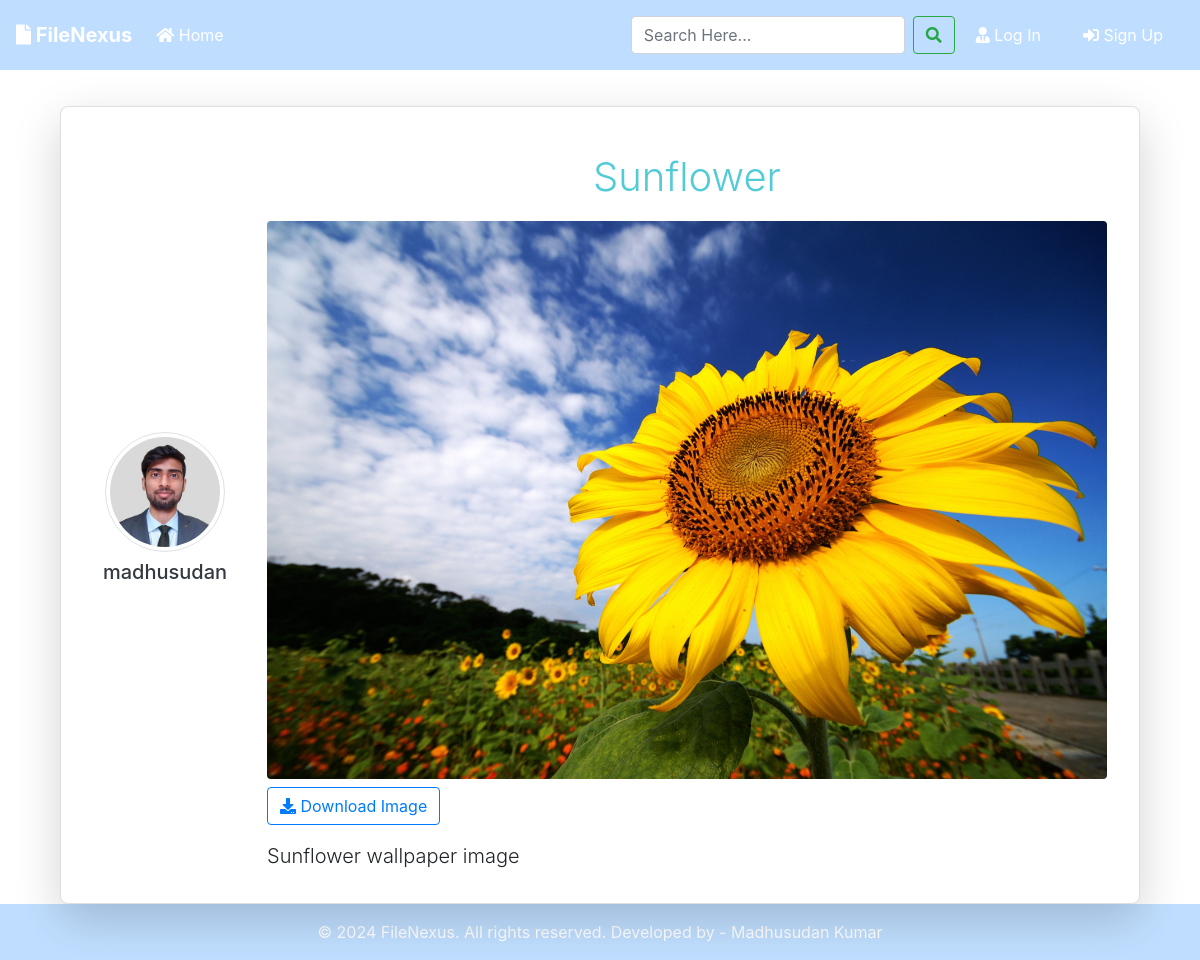
The page /post/9/ on the database as committed earlier.
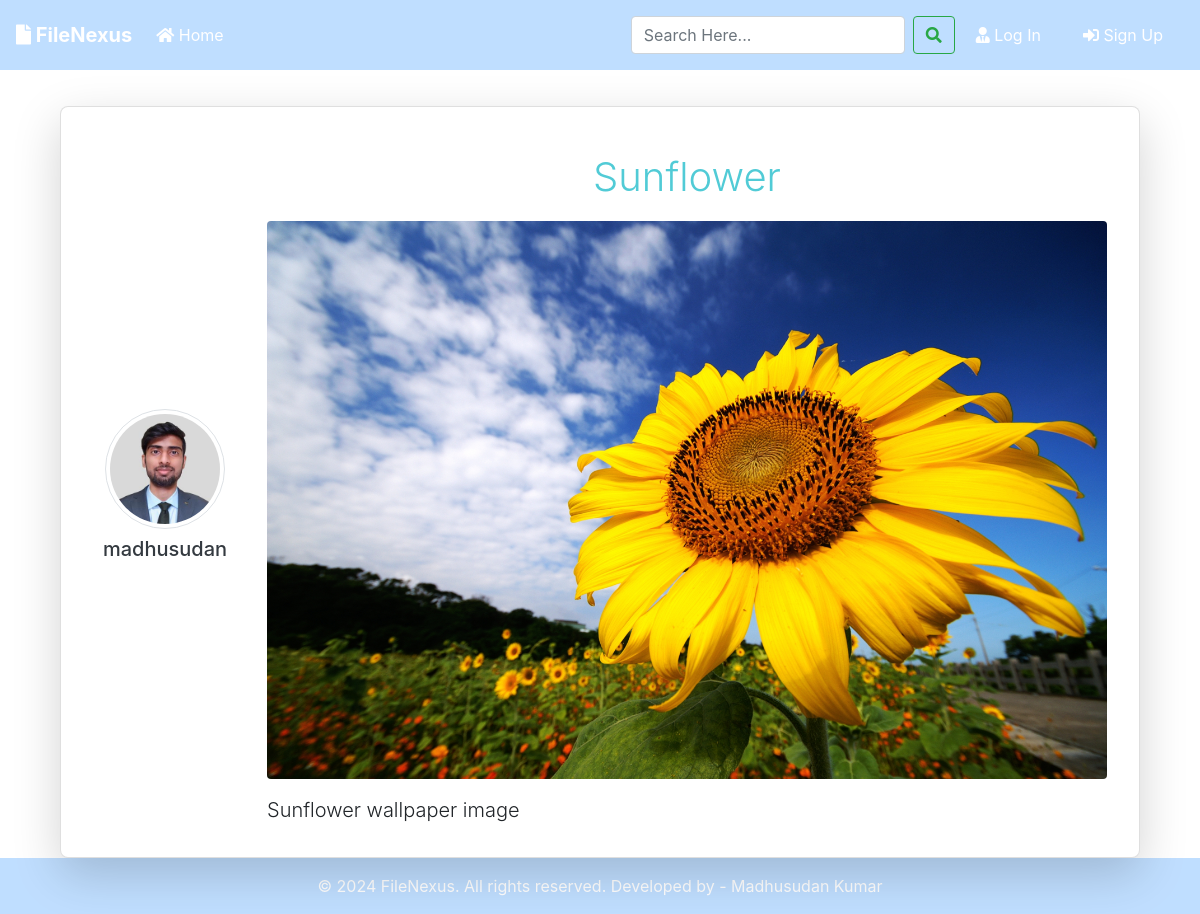
The same page on the database as committed later.
### blog/views.py (the view)
# urls.py: path('post/<int:pk>/', PostDetailView.as_view(), name='post-detail'),
class PostDetailView(DetailView):
    model = Post
    template_name = 'blog/post_detail.html'

### blog/models.py (called while the page is built)
	def extension(self):
		name, extension = os.path.splitext(self.file.name)
		return extension

### blog/templates/blog/post_detail.html (shortened to what this page needs)
{% extends "blog/base.html" %}
{% block content %}
<div class="container mt-3">
    <div class="card shadow-lg">
        <div class="card-body">
            <div class="row align-items-center">
                <div class="col-md-2 user-info">
                    <img src="{{ object.author.profile.image.url }}" alt="{{ object.author.username }}" class="rounded-circle img-thumbnail img-fluid" style="width: 120px; height: 120px;">
                    <h5 class="mt-2">
                        <a href="{% url 'user-posts' object.author.username %}" class="text-dark">{{ object.author.username }}</a>
                    </h5>
                </div>
                <div class="col-md-10">
                    <h1 class="display-4">{{ object.title }}</h1>
                    {% if object.file %}
                        <div class="mt-3 mb-3">
                            {% if object.extension == '.jpg' or object.extension == 'jpeg' or object.extension == 'png' %}
                                <img src="{{ object.file.url }}" alt="Uploaded image" class="img-fluid rounded">
                                {% if object.downloadable %}
                                    <a href="{{ object.file.url }}" download class="btn btn-outline-primary mt-2"><i class="fas fa-download"></i> Download Image</a>
                                {% endif %}
                            {% else %}
                                {% if object.downloadable %}
                                    <a href="{{ object.file.url }}" download class="btn btn-outline-primary mt-2"><i class="fas fa-download"></i> Download File</a>
                                {% endif %}
                            {% endif %}
                        </div>
                    {% endif %}
                    <p class="lead">{{ object.content }}</p>
                </div>
            </div>
        </div>
    </div>
</div>
{% endblock content %}

Rows that differ between the two databases and show on the page:
changed Post "Sunflower": downloadable True → False (drawn)
Other text that changed with them:
text no longer shown: "Download Image"
